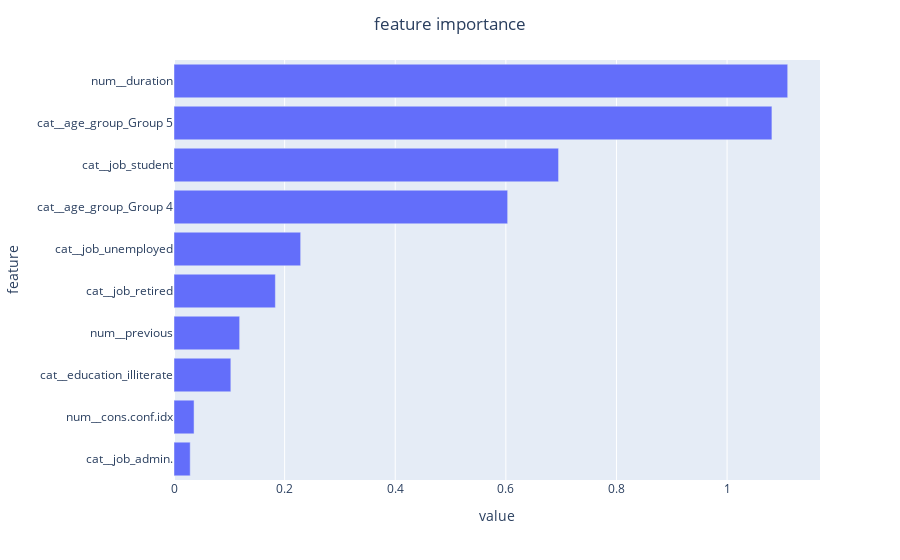

The cell this chart's notebook holds for it:
### Code cell
model_estimator = pipeline.named_steps["model"]

column_names= pipeline[0].get_feature_names_out()
feature_importance = pd.Series(model_estimator.coef_[0], index=column_names)
plot_importances_df =\
        feature_importance\
        .nlargest(10)\
        .sort_values()\
        .to_frame('value')\
        .rename_axis('feature')\
        .reset_index()

import plotly.express as px
fig = px.bar(plot_importances_df, 
                x='value', 
                y='feature')
fig.update_layout(title_text="feature importance", title_x=0.5) 
fig.update(layout_showlegend=False)

fig.show()

### Figure 1 — Plotly figure (JSON) as saved in the notebook; plotly's stock layout.template omitted (floating-point values rounded to 4 significant figures)
{"data": [{"alignmentgroup": "True", "hovertemplate": "value=%{x}<br>feature=%{y}<extra></extra>", "legendgroup": "", "marker": {"color": "#636efa", "pattern": {"shape": ""}}, "name": "", "offsetgroup": "", "orientation": "h", "showlegend": false, "textposition": "auto", "type": "bar", "x": [0.0293, 0.03626, 0.1028, 0.1187, 0.1833, 0.229, 0.6033, 0.6953, 1.081, 1.11], "xaxis": "x", "y": ["cat__job_admin.", "num__cons.conf.idx", "cat__education_illiterate", "num__previous", "cat__job_retired", "cat__job_unemployed", "cat__age_group_Group 4", "cat__job_student", "cat__age_group_Group 5", "num__duration"], "yaxis": "y"}], "layout": {"barmode": "relative", "legend": {"tracegroupgap": 0}, "margin": {"t": 60}, "showlegend": false, "title": {"text": "feature importance", "x": 0.5}, "xaxis": {"anchor": "y", "domain": [0, 1], "title": {"text": "value"}}, "yaxis": {"anchor": "x", "domain": [0, 1], "title": {"text": "feature"}}}}
